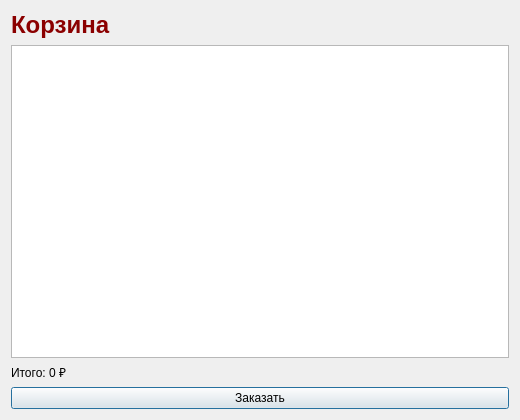
<?xml version="1.0" encoding="UTF-8"?>
<ui version="4.0">
 <class>BasketWindow</class>
 <widget class="QDialog" name="BasketWindow">
  <property name="geometry">
   <rect>
    <x>0</x>
    <y>0</y>
    <width>520</width>
    <height>420</height>
   </rect>
  </property>
  <property name="minimumSize">
   <size>
    <width>520</width>
    <height>420</height>
   </size>
  </property>
  <property name="windowTitle">
   <string>Корзина</string>
  </property>
  <layout class="QVBoxLayout" name="rootLayout">
   <item>
    <widget class="QLabel" name="titleLabel">
     <property name="styleSheet">
      <string notr="true">font-size:24px;font-weight:bold;color:#8B0000</string>
     </property>
     <property name="text">
      <string>Корзина</string>
     </property>
    </widget>
   </item>
   <item>
    <widget class="QListWidget" name="basketList"/>
   </item>
   <item>
    <widget class="QLabel" name="totalLabel">
     <property name="text">
      <string>Итого: 0 ₽</string>
     </property>
    </widget>
   </item>
   <item>
    <widget class="QPushButton" name="orderButton">
     <property name="text">
      <string>Заказать</string>
     </property>
    </widget>
   </item>
  </layout>
 </widget>
 <resources/>
 <connections/>
</ui>
